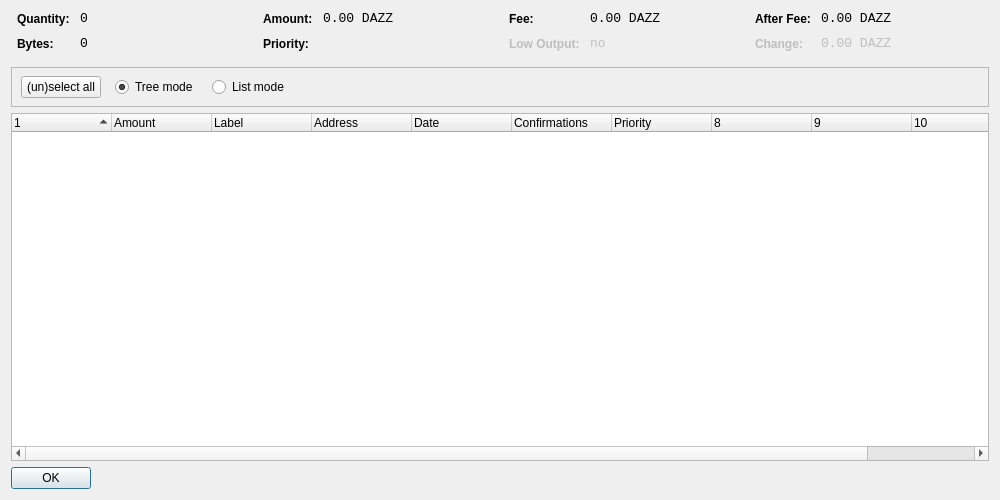
<?xml version="1.0" encoding="UTF-8"?>
<ui version="4.0">
 <class>CoinControlDialog</class>
 <widget class="QDialog" name="CoinControlDialog">
  <property name="geometry">
   <rect>
    <x>0</x>
    <y>0</y>
    <width>1000</width>
    <height>500</height>
   </rect>
  </property>
  <property name="windowTitle">
   <string>Coin Control</string>
  </property>
  <layout class="QVBoxLayout" name="verticalLayout">
   <item>
    <layout class="QHBoxLayout" name="horizontalLayoutTop" stretch="0,0,0,0">
     <property name="topMargin">
      <number>0</number>
     </property>
     <property name="bottomMargin">
      <number>10</number>
     </property>
     <item>
      <layout class="QFormLayout" name="formLayoutCoinControl1">
       <property name="horizontalSpacing">
        <number>10</number>
       </property>
       <property name="verticalSpacing">
        <number>10</number>
       </property>
       <property name="leftMargin">
        <number>6</number>
       </property>
       <property name="rightMargin">
        <number>6</number>
       </property>
       <item row="0" column="0">
        <widget class="QLabel" name="labelCoinControlQuantityText">
         <property name="styleSheet">
          <string notr="true">font-weight:bold;</string>
         </property>
         <property name="text">
          <string>Quantity:</string>
         </property>
        </widget>
       </item>
       <item row="0" column="1">
        <widget class="QLabel" name="labelCoinControlQuantity">
         <property name="font">
          <font>
           <family>Monospace</family>
           <pointsize>10</pointsize>
          </font>
         </property>
         <property name="cursor">
          <cursorShape>IBeamCursor</cursorShape>
         </property>
         <property name="contextMenuPolicy">
          <enum>Qt::ActionsContextMenu</enum>
         </property>
         <property name="text">
          <string notr="true">0</string>
         </property>
         <property name="textInteractionFlags">
          <set>Qt::LinksAccessibleByMouse|Qt::TextSelectableByKeyboard|Qt::TextSelectableByMouse</set>
         </property>
        </widget>
       </item>
       <item row="1" column="0">
        <widget class="QLabel" name="labelCoinControlBytesText">
         <property name="styleSheet">
          <string notr="true">font-weight:bold;</string>
         </property>
         <property name="text">
          <string>Bytes:</string>
         </property>
        </widget>
       </item>
       <item row="1" column="1">
        <widget class="QLabel" name="labelCoinControlBytes">
         <property name="font">
          <font>
           <family>Monospace</family>
           <pointsize>10</pointsize>
          </font>
         </property>
         <property name="cursor">
          <cursorShape>IBeamCursor</cursorShape>
         </property>
         <property name="contextMenuPolicy">
          <enum>Qt::ActionsContextMenu</enum>
         </property>
         <property name="text">
          <string notr="true">0</string>
         </property>
         <property name="textInteractionFlags">
          <set>Qt::LinksAccessibleByMouse|Qt::TextSelectableByKeyboard|Qt::TextSelectableByMouse</set>
         </property>
        </widget>
       </item>
      </layout>
     </item>
     <item>
      <layout class="QFormLayout" name="formLayoutCoinControl2">
       <property name="horizontalSpacing">
        <number>10</number>
       </property>
       <property name="verticalSpacing">
        <number>10</number>
       </property>
       <property name="leftMargin">
        <number>6</number>
       </property>
       <property name="rightMargin">
        <number>6</number>
       </property>
       <item row="0" column="0">
        <widget class="QLabel" name="labelCoinControlAmountText">
         <property name="styleSheet">
          <string notr="true">font-weight:bold;</string>
         </property>
         <property name="text">
          <string>Amount:</string>
         </property>
        </widget>
       </item>
       <item row="0" column="1">
        <widget class="QLabel" name="labelCoinControlAmount">
         <property name="font">
          <font>
           <family>Monospace</family>
           <pointsize>10</pointsize>
          </font>
         </property>
         <property name="cursor">
          <cursorShape>IBeamCursor</cursorShape>
         </property>
         <property name="contextMenuPolicy">
          <enum>Qt::ActionsContextMenu</enum>
         </property>
         <property name="text">
          <string notr="true">0.00 DAZZ</string>
         </property>
         <property name="textInteractionFlags">
          <set>Qt::LinksAccessibleByMouse|Qt::TextSelectableByKeyboard|Qt::TextSelectableByMouse</set>
         </property>
        </widget>
       </item>
       <item row="1" column="0">
        <widget class="QLabel" name="labelCoinControlPriorityText">
         <property name="styleSheet">
          <string notr="true">font-weight:bold;</string>
         </property>
         <property name="text">
          <string>Priority:</string>
         </property>
        </widget>
       </item>
       <item row="1" column="1">
        <widget class="QLabel" name="labelCoinControlPriority">
         <property name="font">
          <font>
           <family>Monospace</family>
           <pointsize>10</pointsize>
          </font>
         </property>
         <property name="cursor">
          <cursorShape>IBeamCursor</cursorShape>
         </property>
         <property name="contextMenuPolicy">
          <enum>Qt::ActionsContextMenu</enum>
         </property>
         <property name="text">
          <string/>
         </property>
         <property name="textInteractionFlags">
          <set>Qt::LinksAccessibleByMouse|Qt::TextSelectableByKeyboard|Qt::TextSelectableByMouse</set>
         </property>
        </widget>
       </item>
      </layout>
     </item>
     <item>
      <layout class="QFormLayout" name="formLayoutCoinControl3">
       <property name="horizontalSpacing">
        <number>10</number>
       </property>
       <property name="verticalSpacing">
        <number>10</number>
       </property>
       <property name="leftMargin">
        <number>6</number>
       </property>
       <property name="rightMargin">
        <number>6</number>
       </property>
       <item row="0" column="0">
        <widget class="QLabel" name="labelCoinControlFeeText">
         <property name="styleSheet">
          <string notr="true">font-weight:bold;</string>
         </property>
         <property name="text">
          <string>Fee:</string>
         </property>
        </widget>
       </item>
       <item row="0" column="1">
        <widget class="QLabel" name="labelCoinControlFee">
         <property name="font">
          <font>
           <family>Monospace</family>
           <pointsize>10</pointsize>
          </font>
         </property>
         <property name="cursor">
          <cursorShape>IBeamCursor</cursorShape>
         </property>
         <property name="contextMenuPolicy">
          <enum>Qt::ActionsContextMenu</enum>
         </property>
         <property name="text">
          <string notr="true">0.00 DAZZ</string>
         </property>
         <property name="textInteractionFlags">
          <set>Qt::LinksAccessibleByMouse|Qt::TextSelectableByKeyboard|Qt::TextSelectableByMouse</set>
         </property>
        </widget>
       </item>
       <item row="1" column="0">
        <widget class="QLabel" name="labelCoinControlLowOutputText">
         <property name="enabled">
          <bool>false</bool>
         </property>
         <property name="styleSheet">
          <string notr="true">font-weight:bold;</string>
         </property>
         <property name="text">
          <string>Low Output:</string>
         </property>
        </widget>
       </item>
       <item row="1" column="1">
        <widget class="QLabel" name="labelCoinControlLowOutput">
         <property name="enabled">
          <bool>false</bool>
         </property>
         <property name="font">
          <font>
           <family>Monospace</family>
           <pointsize>10</pointsize>
          </font>
         </property>
         <property name="cursor">
          <cursorShape>IBeamCursor</cursorShape>
         </property>
         <property name="contextMenuPolicy">
          <enum>Qt::ActionsContextMenu</enum>
         </property>
         <property name="text">
          <string notr="true">no</string>
         </property>
         <property name="textInteractionFlags">
          <set>Qt::LinksAccessibleByMouse|Qt::TextSelectableByKeyboard|Qt::TextSelectableByMouse</set>
         </property>
        </widget>
       </item>
      </layout>
     </item>
     <item>
      <layout class="QFormLayout" name="formLayoutCoinControl4">
       <property name="horizontalSpacing">
        <number>10</number>
       </property>
       <property name="verticalSpacing">
        <number>10</number>
       </property>
       <property name="leftMargin">
        <number>6</number>
       </property>
       <property name="rightMargin">
        <number>6</number>
       </property>
       <item row="0" column="0">
        <widget class="QLabel" name="labelCoinControlAfterFeeText">
         <property name="styleSheet">
          <string notr="true">font-weight:bold;</string>
         </property>
         <property name="text">
          <string>After Fee:</string>
         </property>
        </widget>
       </item>
       <item row="0" column="1">
        <widget class="QLabel" name="labelCoinControlAfterFee">
         <property name="font">
          <font>
           <family>Monospace</family>
           <pointsize>10</pointsize>
          </font>
         </property>
         <property name="cursor">
          <cursorShape>IBeamCursor</cursorShape>
         </property>
         <property name="contextMenuPolicy">
          <enum>Qt::ActionsContextMenu</enum>
         </property>
         <property name="text">
          <string notr="true">0.00 DAZZ</string>
         </property>
         <property name="textInteractionFlags">
          <set>Qt::LinksAccessibleByMouse|Qt::TextSelectableByKeyboard|Qt::TextSelectableByMouse</set>
         </property>
        </widget>
       </item>
       <item row="1" column="0">
        <widget class="QLabel" name="labelCoinControlChangeText">
         <property name="enabled">
          <bool>false</bool>
         </property>
         <property name="styleSheet">
          <string notr="true">font-weight:bold;</string>
         </property>
         <property name="text">
          <string>Change:</string>
         </property>
        </widget>
       </item>
       <item row="1" column="1">
        <widget class="QLabel" name="labelCoinControlChange">
         <property name="enabled">
          <bool>false</bool>
         </property>
         <property name="font">
          <font>
           <family>Monospace</family>
           <pointsize>10</pointsize>
          </font>
         </property>
         <property name="cursor">
          <cursorShape>IBeamCursor</cursorShape>
         </property>
         <property name="contextMenuPolicy">
          <enum>Qt::ActionsContextMenu</enum>
         </property>
         <property name="text">
          <string notr="true">0.00 DAZZ</string>
         </property>
         <property name="textInteractionFlags">
          <set>Qt::LinksAccessibleByMouse|Qt::TextSelectableByKeyboard|Qt::TextSelectableByMouse</set>
         </property>
        </widget>
       </item>
      </layout>
     </item>
    </layout>
   </item>
   <item>
    <widget class="QFrame" name="frame">
     <property name="minimumSize">
      <size>
       <width>0</width>
       <height>40</height>
      </size>
     </property>
     <property name="frameShape">
      <enum>QFrame::StyledPanel</enum>
     </property>
     <property name="frameShadow">
      <enum>QFrame::Sunken</enum>
     </property>
     <widget class="QWidget" name="horizontalLayoutWidget">
      <property name="geometry">
       <rect>
        <x>10</x>
        <y>0</y>
        <width>781</width>
        <height>41</height>
       </rect>
      </property>
      <layout class="QHBoxLayout" name="horizontalLayoutPanel" stretch="0,0,0,0,0">
       <property name="spacing">
        <number>14</number>
       </property>
       <item>
        <widget class="QPushButton" name="pushButtonSelectAll">
         <property name="sizePolicy">
          <sizepolicy hsizetype="Maximum" vsizetype="Fixed">
           <horstretch>0</horstretch>
           <verstretch>0</verstretch>
          </sizepolicy>
         </property>
         <property name="text">
          <string>(un)select all</string>
         </property>
        </widget>
       </item>
       <item>
        <widget class="QRadioButton" name="radioTreeMode">
         <property name="sizePolicy">
          <sizepolicy hsizetype="Maximum" vsizetype="Fixed">
           <horstretch>0</horstretch>
           <verstretch>0</verstretch>
          </sizepolicy>
         </property>
         <property name="text">
          <string>Tree mode</string>
         </property>
         <property name="checked">
          <bool>true</bool>
         </property>
        </widget>
       </item>
       <item>
        <widget class="QRadioButton" name="radioListMode">
         <property name="sizePolicy">
          <sizepolicy hsizetype="Maximum" vsizetype="Fixed">
           <horstretch>0</horstretch>
           <verstretch>0</verstretch>
          </sizepolicy>
         </property>
         <property name="text">
          <string>List mode</string>
         </property>
        </widget>
       </item>
       <item>
        <spacer name="horizontalSpacer">
         <property name="orientation">
          <enum>Qt::Horizontal</enum>
         </property>
         <property name="sizeHint" stdset="0">
          <size>
           <width>40</width>
           <height>20</height>
          </size>
         </property>
        </spacer>
       </item>
      </layout>
     </widget>
    </widget>
   </item>
   <item>
    <widget class="CoinControlTreeWidget" name="treeWidget">
     <property name="contextMenuPolicy">
      <enum>Qt::CustomContextMenu</enum>
     </property>
     <property name="sortingEnabled">
      <bool>false</bool>
     </property>
     <property name="columnCount">
      <number>11</number>
     </property>
     <attribute name="headerShowSortIndicator" stdset="0">
      <bool>true</bool>
     </attribute>
     <attribute name="headerStretchLastSection">
      <bool>false</bool>
     </attribute>
     <column>
      <property name="text">
       <string/>
      </property>
     </column>
     <column>
      <property name="text">
       <string>Amount</string>
      </property>
     </column>
     <column>
      <property name="text">
       <string>Label</string>
      </property>
     </column>
     <column>
      <property name="text">
       <string>Address</string>
      </property>
     </column>
     <column>
      <property name="text">
       <string>Date</string>
      </property>
     </column>
     <column>
      <property name="text">
       <string>Confirmations</string>
      </property>
      <property name="toolTip">
       <string>Confirmed</string>
      </property>
     </column>
     <column>
      <property name="text">
       <string>Priority</string>
      </property>
     </column>
     <column>
      <property name="text">
       <string/>
      </property>
     </column>
     <column>
      <property name="text">
       <string/>
      </property>
     </column>
     <column>
      <property name="text">
       <string/>
      </property>
     </column>
     <column>
      <property name="text">
       <string/>
      </property>
     </column>
    </widget>
   </item>
   <item>
    <widget class="QDialogButtonBox" name="buttonBox">
     <property name="sizePolicy">
      <sizepolicy hsizetype="Maximum" vsizetype="Fixed">
       <horstretch>0</horstretch>
       <verstretch>0</verstretch>
      </sizepolicy>
     </property>
     <property name="orientation">
      <enum>Qt::Horizontal</enum>
     </property>
     <property name="standardButtons">
      <set>QDialogButtonBox::Ok</set>
     </property>
    </widget>
   </item>
  </layout>
 </widget>
 <customwidgets>
  <customwidget>
   <class>CoinControlTreeWidget</class>
   <extends>QTreeWidget</extends>
   <header>coincontroltreewidget.h</header>
  </customwidget>
 </customwidgets>
 <resources/>
 <connections/>
</ui>
